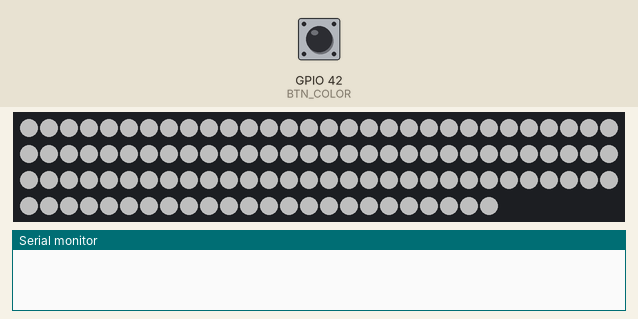
A sketch run on a simulated ESP32-S3. Shown: 114 RGB LEDs in strip order, left to right, continuing on the next row, the last lines printed to the serial monitor. Inputs (shaded band) come from the test bench; at power-on: GPIO 42 (BTN_COLOR) LOW. Dim RGB values are drawn brighter than linear.

Above: at 1.2 s.
1.3 s: GPIO 42 (BTN_COLOR) pulled HIGH for 0.15 s
At 2.3 s:
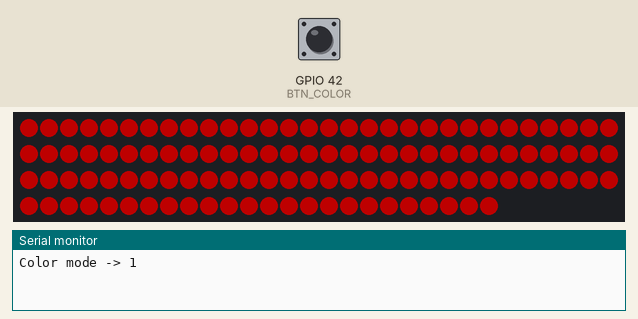
2.9 s: GPIO 42 (BTN_COLOR) pulled HIGH for 1 s
At 3.5 s:
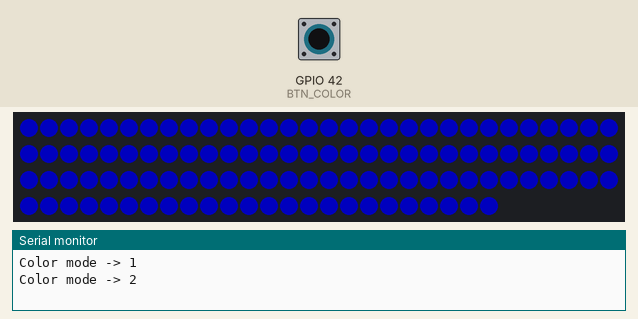
5.4 s: GPIO 42 (BTN_COLOR) pulled HIGH for 0.15 s
At 6.6 s:
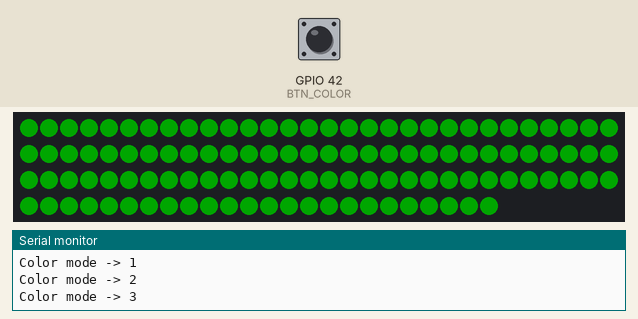
7.0 s: GPIO 42 (BTN_COLOR) pulled HIGH for 3.2 s
At 7.7 s:
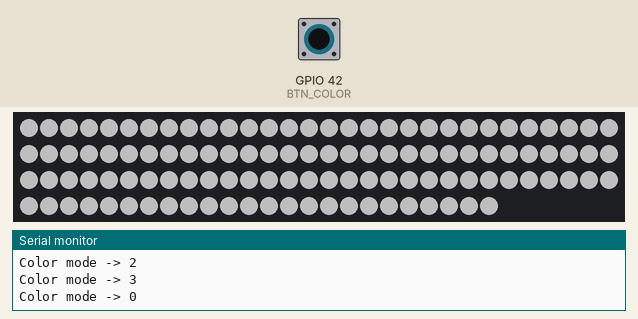
Timing chart, 0 to 10.0 s (numbered marks = the images above; inputs shaded):
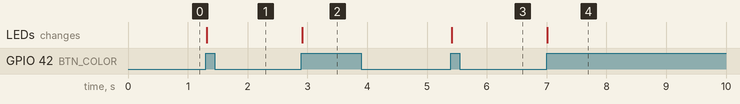

The sketch:

02_Buttons.ino
```cpp
/*
 * Lesson 4 — Buttons
 * ------------------
 * Read the two onboard buttons and use one of them to cycle the panel's
 * colour on each press.
 *
 * BUTTONS (both ACTIVE-HIGH -> reads HIGH when pressed; internal pull-down on):
 *   GPIO 42 = COLOR button (used in this lesson)
 *   GPIO 41 = EFFECT button (wired up, but unused until Lesson 7 / the full firmware)
 *
 * Board: ESP32-S3 (esp32:esp32:esp32s3)
 */

#include <FastLED.h>

#define LED_PIN     8
#define NUM_LEDS    114
#define BRIGHTNESS  80

#define BTN_COLOR   42
#define BTN_EFFECT  41

CRGB leds[NUM_LEDS];

enum { COL_WHITE = 0, COL_RED, COL_BLUE, COL_GREEN, NUM_COLOR_MODES };
uint8_t colorMode = COL_WHITE;

void fillCurrentColor() {
  CRGB c;
  switch (colorMode) {
    case COL_WHITE: c = CRGB::White; break;
    case COL_RED:   c = CRGB::Red;   break;
    case COL_BLUE:  c = CRGB::Blue;  break;
    case COL_GREEN: c = CRGB::Green; break;
  }
  for (int i = 0; i < NUM_LEDS; i++) leds[i] = c;
  FastLED.show();
}

// Debounced press detection: fires once per press, ignoring contact bounce.
#define DEBOUNCE_MS 40
bool     btnColorPrev = false;
uint32_t btnColorT    = 0;

bool pressedEdge(uint8_t pin, bool &prev, uint32_t &tLast) {
  bool now   = (digitalRead(pin) == HIGH);
  bool fired = false;
  if (now != prev && (millis() - tLast) >= DEBOUNCE_MS) {
    tLast = millis();
    if (now) fired = true;   // rising edge = press
    prev = now;
  }
  return fired;
}

void setup() {
  Serial.begin(115200);

  pinMode(BTN_COLOR, INPUT);
  pinMode(BTN_EFFECT, INPUT);

  FastLED.addLeds<WS2812B, LED_PIN, GRB>(leds, NUM_LEDS);
  FastLED.setBrightness(BRIGHTNESS);

  fillCurrentColor();
}

void loop() {
  if (pressedEdge(BTN_COLOR, btnColorPrev, btnColorT)) {
    colorMode = (colorMode + 1) % NUM_COLOR_MODES;
    Serial.printf("Color mode -> %d\n", colorMode);
    fillCurrentColor();
  }

  delay(10);   // poll roughly every 10ms — responsive without hogging the CPU
}
```

Measured:
- after the input at 1.3 s, the LEDs: change at once (image 1)
- after the input at 2.9 s, the LEDs: change at once (image 2)
- after the input at 5.4 s, the LEDs: change at once (image 3)
- after the input at 7.0 s, the LEDs: change at once (image 4)
